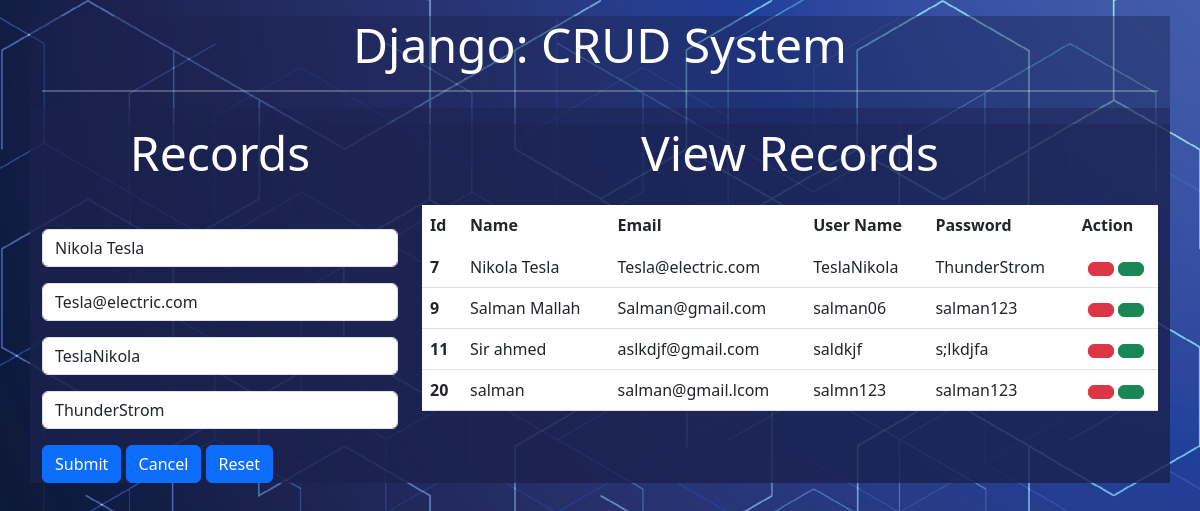
Screenshot of /update/7 with the database file from the repository.
### setup/models.py (models this page shows, shortened)
class user_login(models.Model):
    id = models.AutoField(primary_key=True)
    name = models.CharField(max_length=100)
    email = models.CharField(max_length=100)
    username = models.CharField(max_length=100)
    password = models.CharField(max_length=100)

### setup/views.py (the view, shortened to what this page needs)
# urls.py: path('update/<user_id>', views.update, name='update'),
def update(request, user_id):
    all_row = user_login.objects.all()
    row = user_login.objects.get(id=user_id)
    user = {
        'user': row,
        'user_data': all_row,
        'text': True
    }
    return render(request, 'update.html/', user)

### templates/update.html (shortened to what this page needs)
{% extends 'base.html' %}
{% block body %}
<div class="container mt-3">
      <h1 class="display-5 text-center text-white">
        <a style="text-decoration: none;" class="django_heading text-white">
        Django: CRUD System
        </a>
      </h1>
      <hr class="bg-white border-2 border-top border-white">
    <div class="row mt-3">
          <div class="col-md-4 mt-3">
            <h3 class="text-white text-center display-5"> Records</h3>
            <form action="" method="post" autocomplete="on" class="mt-5">
              <div class="mb-3">
                <input type="text" class="form-control"  name="name"  placeholder="name" value="{{ user.name }}" focus="on">
              </div>
              <div class="mb-3">
                <input type="email" class="form-control"  name="email" placeholder="email" value="{{ user.email }}">
              </div>
              <div class="mb-3">
                <input type="text" class="form-control"  name="username" autocomplete="off" value="{{ user.username }}" placeholder="username">
              </div>
              <div class="mb-3">
                <input
                        {% if text %}
                        type="text"
                        {% else %}
                        type="password"
                        {% endif %}
                        class="form-control" name="password" value="{{ user.password }}" placeholder="password"
                >
              </div>
              <button type="submit" class="btn btn-primary">Submit</button>
              {% if text %}
              <a href="/index.html" style="text-decoration: none">
              <button type="button" class="btn btn-primary">
                  Cancel
              </button>
              </a>
              <button type="reset" class="btn btn-primary">
                  Reset
              </button>
              {% endif %}
            </form>
          </div>
          <div class="col-md-8 mt-3">
            <h3 class="text-white text-center display-5">
              View Records
            </h3>
            <table class="table text-white mt-4 ">
              <thead>
                <tr>
                  <th scope="col">Id</th>
                  <th scope="col">Name</th>
                  <th scope="col">Email</th>
                  <th scope="col">User Name</th>
                  <th scope="col">Password</th>
                  <th scope="col">Action</th>
                </tr>
              </thead>
              <tbody>
              {% for row in user_data %}
                <tr>
                  <th scope="row">{{ row.id }}</th>
                  <td>{{ row.name }}</td>
                  <td>{{ row.email }}</td>
                  <td>{{ row.username }}</td>
                  <td>{{ row.password }}</td>
                  <td class="text-center" >
                    <a class="btn btn-danger" href="index.html/delete/{{ row.id }}" style="text-decoration: none; color: white;"></a>
<a class="btn btn-success" href="/update.html/{{ row.id }}" style="text-decoration: none; color: white;"></a>
                  </td>
                </tr>
              {% endfor %}
              </tbody>
          </table>
        </div>
    </div>
</div>
{% endblock body %}

### static/css/style.css (style rules this page uses)
body { background-image: url('../img/background.jpg'); background-size: cover; background-repeat: no-repeat; background-color: #1a5b9b !important; }
.mt-3 { margin-top: 1rem!important; background: #1a214d6e; }

### rows the page displays
user_login: name "Nikola Tesla", email "Tesla@electric.com", username "TeslaNikola", password "ThunderStrom", id "7"
user_login: id "9", name "Salman Mallah", email "Salman@gmail.com", username "salman06", password "salman123"
user_login: id "11", name "Sir ahmed", email "aslkdjf@gmail.com", username "saldkjf", password "s;lkdjfa"
user_login: id "20", name "salman", email "salman@gmail.lcom", username "salmn123", password "salman123"
